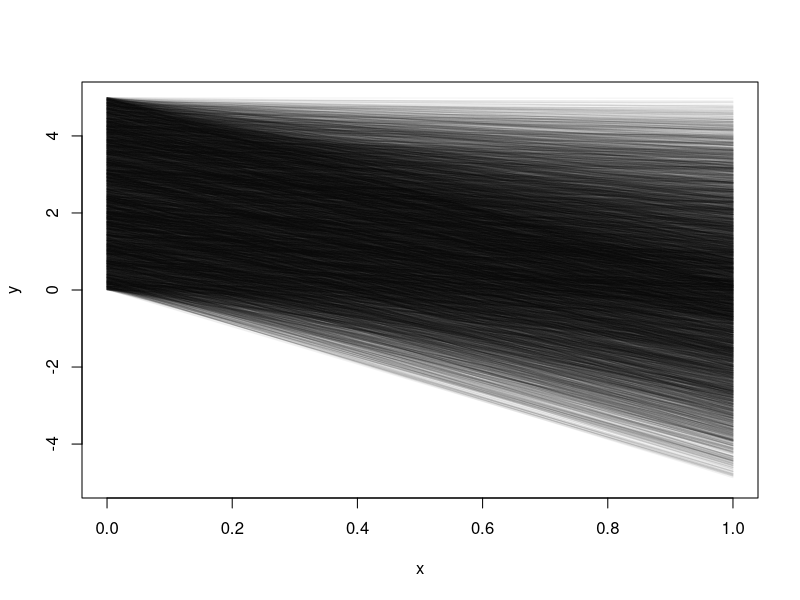

Reproduce this figure in R.
set.seed(101)
N <- 10000
alpha <- runif(N, 0, 5)
beta <- runif(N, -5, 0)
x <- seq(0, 1, 0.01)
preds <- apply(cbind(alpha, beta), 1, \(beta) beta[[1]] + beta[[2]] * x) |> t()
plot(NULL, NULL, xlim = c(0, 1), ylim = c(-5, 5), xlab = "x", ylab = "y")
for (i in 1:N) {
	curve(alpha[i] + beta[i] * x, add = TRUE, col = adjustcolor("black", alpha.f = 0.05))
}

auc <- apply(preds, 1, \(y) pracma::trapz(x, y))
test <- -beta / 2
test2 <- 0.5 * 1 * alpha
